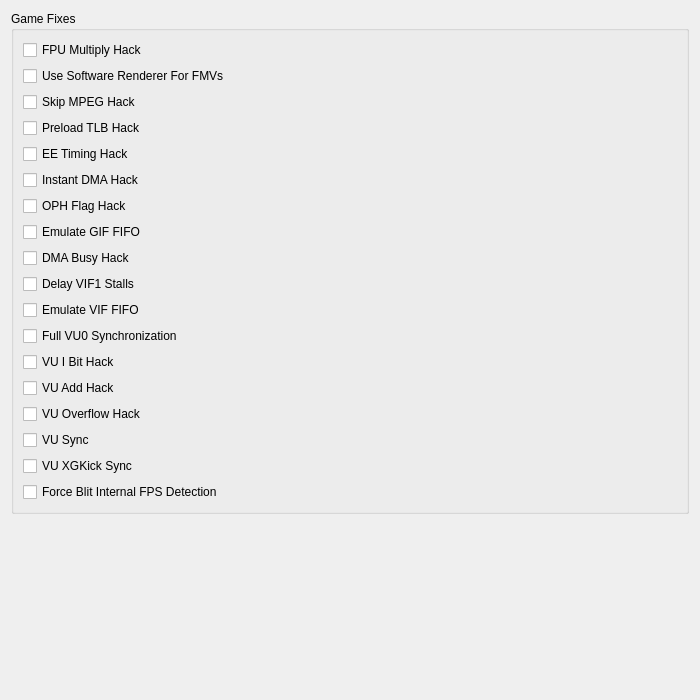
<?xml version="1.0" encoding="UTF-8"?>
<ui version="4.0">
 <class>GameFixSettingsWidget</class>
 <widget class="QWidget" name="GameFixSettingsWidget">
  <property name="geometry">
   <rect>
    <x>0</x>
    <y>0</y>
    <width>700</width>
    <height>700</height>
   </rect>
  </property>
  <layout class="QVBoxLayout" name="verticalLayout_3">
   <item>
    <widget class="QGroupBox" name="groupBox">
     <property name="title">
      <string>Game Fixes</string>
     </property>
     <layout class="QVBoxLayout" name="verticalLayout_2">
      <item>
       <widget class="QCheckBox" name="FpuMulHack">
        <property name="text">
         <string extracomment="FPU = Floating Point Unit. A part of the PS2's CPU. Do not translate.\nMultiply: mathematical term.\nTales of Destiny: a game's name. Leave as-is or use an official translation.">FPU Multiply Hack</string>
        </property>
       </widget>
      </item>
      <item>
       <widget class="QCheckBox" name="SoftwareRendererFMVHack">
        <property name="text">
         <string extracomment="FMV: Full Motion Video. Find the common used term in your language.">Use Software Renderer For FMVs</string>
        </property>
       </widget>
      </item>
      <item>
       <widget class="QCheckBox" name="SkipMPEGHack">
        <property name="text">
         <string extracomment="MPEG: video codec, leave as-is. FMV: Full Motion Video. Find the common used term in your language.">Skip MPEG Hack</string>
        </property>
       </widget>
      </item>
      <item>
       <widget class="QCheckBox" name="GoemonTlbHack">
        <property name="text">
         <string extracomment="TLB: Translation Lookaside Buffer. Leave as-is. Goemon: name of a character from the series with his name. Leave as-is or use an official translation.">Preload TLB Hack</string>
        </property>
       </widget>
      </item>
      <item>
       <widget class="QCheckBox" name="EETimingHack">
        <property name="text">
         <string extracomment="EE: Emotion Engine. Leave as-is.">EE Timing Hack</string>
        </property>
       </widget>
      </item>
      <item>
       <widget class="QCheckBox" name="InstantDMAHack">
        <property name="text">
         <string extracomment="DMA: Direct Memory Access. Leave as-is.">Instant DMA Hack</string>
        </property>
       </widget>
      </item>
      <item>
       <widget class="QCheckBox" name="OPHFlagHack">
        <property name="text">
         <string extracomment="OPH: Name of a flag (Output PatH) in the GIF_STAT register in the EE. Leave as-is.\nBleach Blade Battles: a game's name. Leave as-is or use an official translation.">OPH Flag Hack</string>
        </property>
       </widget>
      </item>
      <item>
       <widget class="QCheckBox" name="GIFFIFOHack">
        <property name="text">
         <string extracomment="GIF = GS (Graphics Synthesizer, the GPU) Interface. Leave as-is.\nFIFO = First-In-First-Out, a type of buffer. Leave as-is.">Emulate GIF FIFO</string>
        </property>
       </widget>
      </item>
      <item>
       <widget class="QCheckBox" name="DMABusyHack">
        <property name="text">
         <string extracomment="DMA: Direct Memory Access. Leave as-is.">DMA Busy Hack</string>
        </property>
       </widget>
      </item>
      <item>
       <widget class="QCheckBox" name="VIF1StallHack">
        <property name="text">
         <string extracomment="VIF = VU (Vector Unit) Interface. Leave as-is. SOCOM 2 and Spy Hunter: names of two different games. Leave as-is or use an official translation.\nHUD = Heads-Up Display. The games' interfaces.">Delay VIF1 Stalls</string>
        </property>
       </widget>
      </item>
      <item>
       <widget class="QCheckBox" name="VIFFIFOHack">
        <property name="text">
         <string extracomment="VIF = VU (Vector Unit) Interface. Leave as-is.\nFIFO = First-In-First-Out, a type of buffer. Leave as-is.">Emulate VIF FIFO</string>
        </property>
       </widget>
      </item>
      <item>
       <widget class="QCheckBox" name="FullVU0SyncHack">
        <property name="text">
         <string extracomment="VU0 = VU (Vector Unit) 0. Leave as-is.">Full VU0 Synchronization</string>
        </property>
       </widget>
      </item>
      <item>
       <widget class="QCheckBox" name="IbitHack">
        <property name="text">
         <string extracomment="VU = Vector Unit. Leave as-is.\nI Bit = A bit referred as I, not as 1.\nScarface The World is Yours and Crash Tag Team Racing: names of two different games. Leave as-is or use an official translation.">VU I Bit Hack</string>
        </property>
       </widget>
      </item>
      <item>
       <widget class="QCheckBox" name="VuAddSubHack">
        <property name="text">
         <string extracomment="VU = Vector Unit. Leave as-is.\nTri-Ace: a game development company name. Leave as-is.">VU Add Hack</string>
        </property>
       </widget>
      </item>
      <item>
       <widget class="QCheckBox" name="VUOverflowHack">
        <property name="text">
         <string extracomment="VU = Vector Unit. Leave as-is.\nSuperman Returns: a game's name. Leave as-is or use an official translation.">VU Overflow Hack</string>
        </property>
       </widget>
      </item>
      <item>
       <widget class="QCheckBox" name="VUSyncHack">
        <property name="text">
         <string extracomment="VU = Vector Unit. Leave as-is.\nRun Behind: watch out for misleading capitalization for non-English: this refers to making the VUs run behind (delayed relative to) the EE.\nM-Bit: a bitflag in VU instructions that tells VU0 to synchronize with the EE. M-Bit Game: A game that uses instructions with the M-Bit enabled (unofficial PCSX2 name).">VU Sync</string>
        </property>
       </widget>
      </item>
      <item>
       <widget class="QCheckBox" name="XgKickHack">
        <property name="text">
         <string extracomment="VU = Vector Unit. Leave as-is.\nXGKick: the name of one of the VU's instructions. Leave as-is.">VU XGKick Sync</string>
        </property>
       </widget>
      </item>
      <item>
       <widget class="QCheckBox" name="BlitInternalFPSHack">
        <property name="text">
         <string extracomment="Blit = a data operation. You might want to write it as-is, but fully uppercased. More information: https://en.wikipedia.org/wiki/Bit_blit  This option tells PCSX2 to estimate internal FPS by detecting blits (image copies) onto visible display memory.">Force Blit Internal FPS Detection</string>
        </property>
       </widget>
      </item>
     </layout>
    </widget>
   </item>
   <item>
    <spacer name="verticalSpacer">
     <property name="orientation">
      <enum>Qt::Orientation::Vertical</enum>
     </property>
     <property name="sizeHint" stdset="0">
      <size>
       <width>20</width>
       <height>0</height>
      </size>
     </property>
    </spacer>
   </item>
  </layout>
 </widget>
 <tabstops>
  <tabstop>FpuMulHack</tabstop>
  <tabstop>SoftwareRendererFMVHack</tabstop>
  <tabstop>SkipMPEGHack</tabstop>
  <tabstop>GoemonTlbHack</tabstop>
  <tabstop>EETimingHack</tabstop>
  <tabstop>InstantDMAHack</tabstop>
  <tabstop>OPHFlagHack</tabstop>
  <tabstop>GIFFIFOHack</tabstop>
  <tabstop>DMABusyHack</tabstop>
  <tabstop>VIF1StallHack</tabstop>
  <tabstop>VIFFIFOHack</tabstop>
  <tabstop>FullVU0SyncHack</tabstop>
  <tabstop>IbitHack</tabstop>
  <tabstop>VuAddSubHack</tabstop>
  <tabstop>VUOverflowHack</tabstop>
  <tabstop>VUSyncHack</tabstop>
  <tabstop>XgKickHack</tabstop>
  <tabstop>BlitInternalFPSHack</tabstop>
 </tabstops>
 <resources>
  <include location="../resources/resources.qrc"/>
 </resources>
 <connections/>
</ui>
